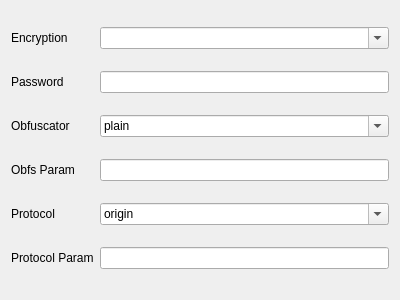
<?xml version="1.0" encoding="UTF-8"?>
<ui version="4.0">
 <class>EditShadowSocksR</class>
 <widget class="QWidget" name="EditShadowSocksR">
  <property name="geometry">
   <rect>
    <x>0</x>
    <y>0</y>
    <width>400</width>
    <height>300</height>
   </rect>
  </property>
  <property name="windowTitle">
   <string notr="true">EditShadowSocksR</string>
  </property>
  <layout class="QGridLayout" name="gridLayout">
   <item row="2" column="1">
    <widget class="QComboBox" name="obfs">
     <property name="editable">
      <bool>true</bool>
     </property>
     <item>
      <property name="text">
       <string notr="true">plain</string>
      </property>
     </item>
     <item>
      <property name="text">
       <string notr="true">http_simple</string>
      </property>
     </item>
     <item>
      <property name="text">
       <string notr="true">http_post</string>
      </property>
     </item>
     <item>
      <property name="text">
       <string notr="true">tls1.2_ticket_auth</string>
      </property>
     </item>
     <item>
      <property name="text">
       <string notr="true">tls1.2_ticket_fastauth</string>
      </property>
     </item>
     <item>
      <property name="text">
       <string notr="true">random_head</string>
      </property>
     </item>
    </widget>
   </item>
   <item row="3" column="0">
    <widget class="QLabel" name="Obfs_Param">
     <property name="text">
      <string>Obfs Param</string>
     </property>
    </widget>
   </item>
   <item row="4" column="1">
    <widget class="QComboBox" name="protocol">
     <property name="editable">
      <bool>true</bool>
     </property>
     <item>
      <property name="text">
       <string notr="true">origin</string>
      </property>
     </item>
     <item>
      <property name="text">
       <string notr="true">auth_sha1_v4</string>
      </property>
     </item>
     <item>
      <property name="text">
       <string notr="true">auth_aes128_sha1</string>
      </property>
     </item>
     <item>
      <property name="text">
       <string notr="true">auth_aes128_md5</string>
      </property>
     </item>
     <item>
      <property name="text">
       <string notr="true">auth_chain_a</string>
      </property>
     </item>
     <item>
      <property name="text">
       <string notr="true">auth_chain_b</string>
      </property>
     </item>
    </widget>
   </item>
   <item row="0" column="1">
    <widget class="QComboBox" name="method">
     <property name="editable">
      <bool>true</bool>
     </property>
    </widget>
   </item>
   <item row="4" column="0">
    <widget class="QLabel" name="Protocol">
     <property name="text">
      <string>Protocol</string>
     </property>
    </widget>
   </item>
   <item row="2" column="0">
    <widget class="QLabel" name="Obfs">
     <property name="text">
      <string>Obfuscator</string>
     </property>
    </widget>
   </item>
   <item row="3" column="1">
    <widget class="QLineEdit" name="obfs_param"/>
   </item>
   <item row="1" column="1">
    <widget class="QLineEdit" name="password"/>
   </item>
   <item row="0" column="0">
    <widget class="QLabel" name="Method">
     <property name="text">
      <string>Encryption</string>
     </property>
    </widget>
   </item>
   <item row="1" column="0">
    <widget class="QLabel" name="Password">
     <property name="text">
      <string>Password</string>
     </property>
    </widget>
   </item>
   <item row="5" column="1">
    <widget class="QLineEdit" name="protocol_param"/>
   </item>
   <item row="5" column="0">
    <widget class="QLabel" name="Protocol_Param">
     <property name="text">
      <string>Protocol Param</string>
     </property>
    </widget>
   </item>
  </layout>
 </widget>
 <tabstops>
  <tabstop>method</tabstop>
  <tabstop>password</tabstop>
  <tabstop>obfs</tabstop>
  <tabstop>obfs_param</tabstop>
  <tabstop>protocol</tabstop>
  <tabstop>protocol_param</tabstop>
 </tabstops>
 <resources/>
 <connections/>
</ui>
